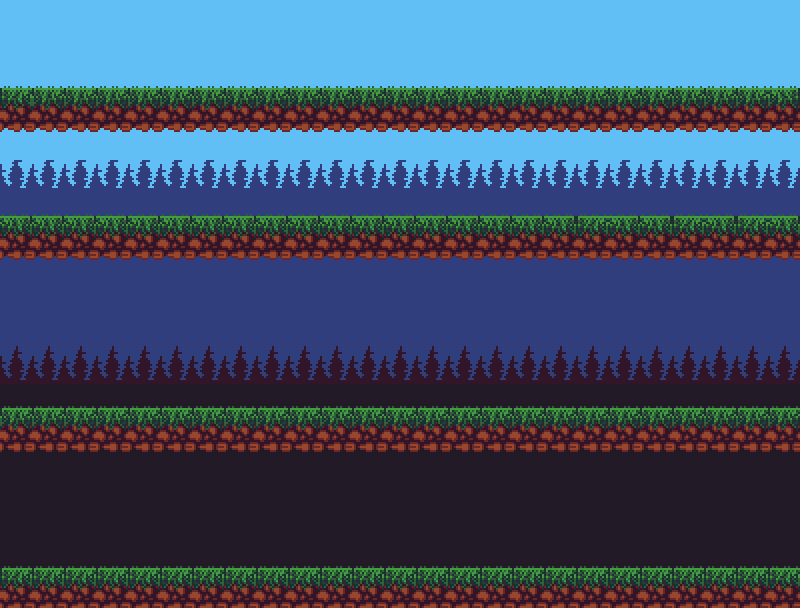

Tiled map render using the project's own tile images. Description and the map definition, with tile-layer contents summarised, below:
An orthogonal 25x19 tile map with 32x32 px tiles, 4 tile layers (background, background2, ground, foreground).

<map version="1.0" orientation="orthogonal" renderorder="right-down" width="25" height="19" tilewidth="32" tileheight="32" nextobjectid="1">
 <tileset firstgid="1" name="tileset" tilewidth="32" tileheight="32" tilecount="81">
  <image source="tileset.png" width="288" height="288" />
 </tileset>
 <layer name="background" width="25" height="19">
  <data>[475 cells, 475 non-empty, 3 distinct tile ids]</data>
 </layer>
 <layer name="background2" width="25" height="19">
  <data>[475 cells, 250 non-empty, 6 distinct tile ids]</data>
 </layer>
 <layer name="ground" width="25" height="19">
  <data>[475 cells, 125 non-empty, 4 distinct tile ids]</data>
 </layer>
 <layer name="foreground" width="25" height="19">
  <data>[475 cells, 100 non-empty, 2 distinct tile ids]</data>
 </layer>
</map>